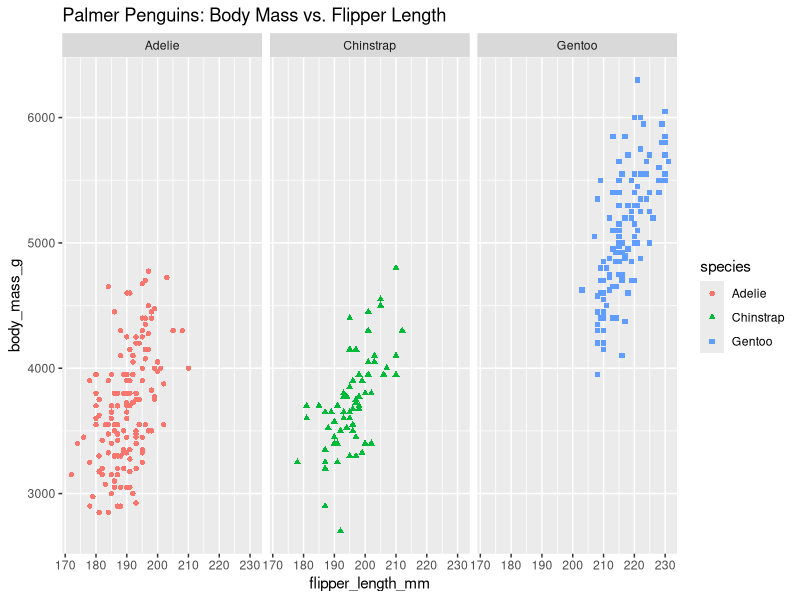
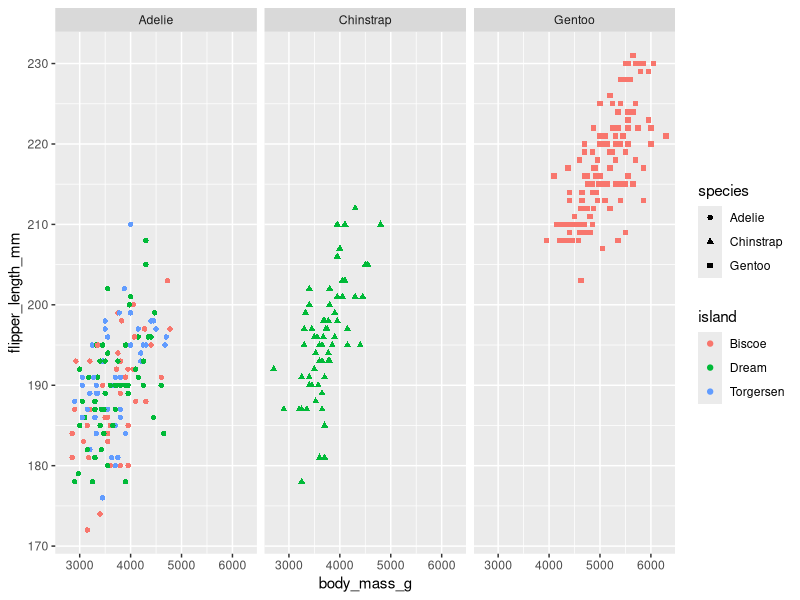

Source code (R) for these figures, in order:
install.packages('palmerpenguins')
library('palmerpenguins')

library('ggplot2')

ggplot(data=penguins, aes(x=flipper_length_mm,y=body_mass_g)) + 
  geom_point(aes(color=species, shape=species)) + facet_wrap(~species) + 
  labs(title='Palmer Penguins: Body Mass vs. Flipper Length')

ggplot(data=penguins,aes(x=body_mass_g, y=flipper_length_mm)) + 
  geom_point(aes(color=island,shape=species))+facet_wrap(~species)                                                           
